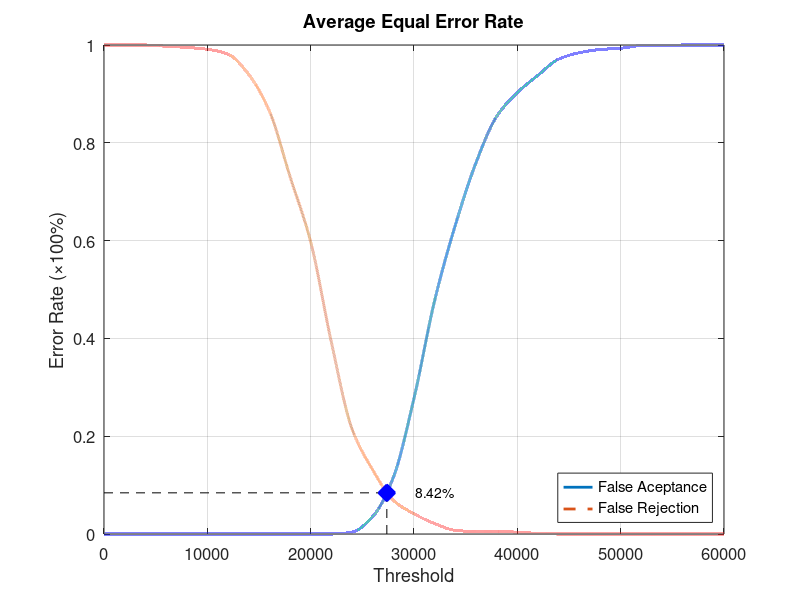
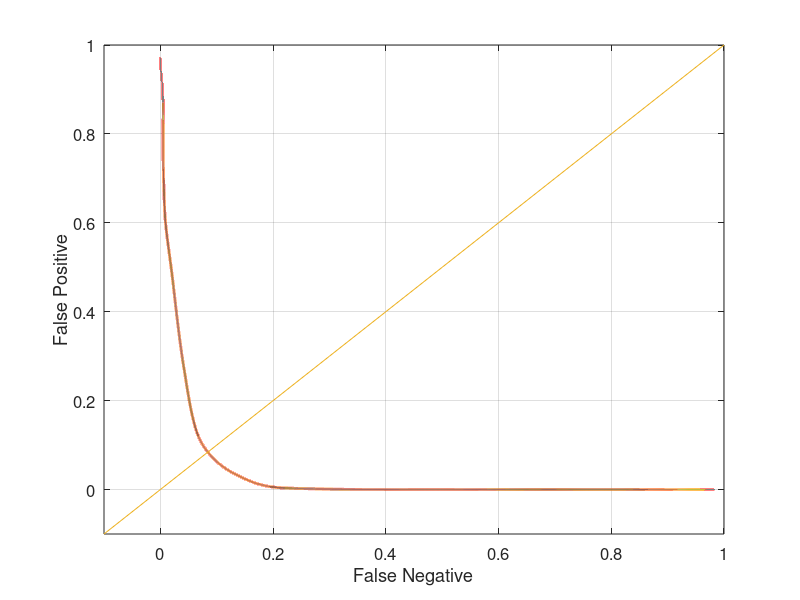

Write the MATLAB code that produced these figures, in order.
function yEER = Experiment5Average
close all;
clear;
clc;
x = 0:2000:60000;
xq = 0:0.5:60000;

y0 = [0 0 0 0 0 0 0 0 0 0 0 0 0.00394737 0.0355263 0.115789 0.277632 0.477632 0.631579 0.75921 0.853947 0.902632 0.938158 0.971053 0.984211 0.99079 0.993421 0.998684 0.998684 1 1 1];
yy0 = interp1(x, y0, xq, 'pchip');
y1 = [1 1 1 0.9975 0.995 0.99125 0.98125 0.94 0.865 0.73125 0.5975 0.3925 0.215 0.13125 0.06875 0.04125 0.02125 0.0075 0.005 0.005 0.00375 0.00125 0 0 0 0 0 0 0 0 0];
yy1 = interp1(x, y1, xq, 'pchip');

% Calculating EER: 
y2 = abs(y0 - y1);
find(y2 == min(y2))
yy2 = abs(yy0 - yy1);
xEER = find(yy2 == min(yy2));
xEERIndex = xq(xEER) % X-axis EER
yEER = yy0(xEER) % Y-axis EER

main = figure
plot(xq, yy0,'-','LineWidth', 2);	hold on
plot(xq, yy1,'--','LineWidth', 2);	hold on
plot([xEERIndex xEERIndex], [0 yEER], 'k--');	hold on
plot([0 xEERIndex], [yEER yEER], 'k--');	hold on
plot(xEERIndex, yEER, 'bx', 'LineWidth', 10);	hold on
text(xEERIndex + 10 * xEERIndex / 100, yEER, [num2str(round((10000 * yEER)) / 100) '%'])
legend('False Aceptance', 'False Rejection', 'Location', 'SouthEast')
xlabel('Threshold')
ylabel('Error Rate (\times100%)')
title('Average Equal Error Rate')
set(gca, 'FontSize', 12)
axis([0 60000 0 1])
grid on

print(main, 'Experiment5AverageMain', '-dpng');
FNRxFPR = figure('Color', [1 1 1]);
plot(yy1, yy0, '-', yy1, yy0, 'LineWidth', 2);
hold on
y = -0.1:0.1:1
plot(y, y); 
set(gca, 'FontSize', 12)
xlabel('False Negative')
ylabel('False Positive')
axis([-0.1 1 -0.1 1])
set(gca, 'FontSize', 12)
grid on

print(FNRxFPR, 'Experiment5AverageFNRxFPR','-dpng');
end
